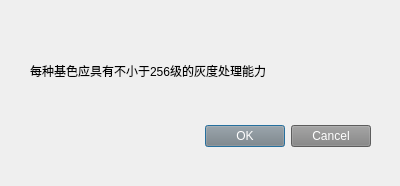
<?xml version="1.0" encoding="UTF-8"?>
<ui version="4.0">
 <class>GrayScaleStandard</class>
 <widget class="QDialog" name="GrayScaleStandard">
  <property name="geometry">
   <rect>
    <x>0</x>
    <y>0</y>
    <width>400</width>
    <height>186</height>
   </rect>
  </property>
  <property name="windowTitle">
   <string>Dialog</string>
  </property>
  <widget class="QDialogButtonBox" name="buttonBox">
   <property name="geometry">
    <rect>
     <x>30</x>
     <y>120</y>
     <width>341</width>
     <height>32</height>
    </rect>
   </property>
   <property name="styleSheet">
    <string notr="true">background-color: rgb(130,130,130);
color: rgb(255,255,255);</string>
   </property>
   <property name="orientation">
    <enum>Qt::Horizontal</enum>
   </property>
   <property name="standardButtons">
    <set>QDialogButtonBox::Cancel|QDialogButtonBox::Ok</set>
   </property>
  </widget>
  <widget class="QLabel" name="label">
   <property name="geometry">
    <rect>
     <x>30</x>
     <y>55</y>
     <width>301</width>
     <height>31</height>
    </rect>
   </property>
   <property name="text">
    <string>每种基色应具有不小于256级的灰度处理能力</string>
   </property>
  </widget>
 </widget>
 <resources/>
 <connections>
  <connection>
   <sender>buttonBox</sender>
   <signal>accepted()</signal>
   <receiver>GrayScaleStandard</receiver>
   <slot>accept()</slot>
   <hints>
    <hint type="sourcelabel">
     <x>248</x>
     <y>254</y>
    </hint>
    <hint type="destinationlabel">
     <x>157</x>
     <y>274</y>
    </hint>
   </hints>
  </connection>
  <connection>
   <sender>buttonBox</sender>
   <signal>rejected()</signal>
   <receiver>GrayScaleStandard</receiver>
   <slot>reject()</slot>
   <hints>
    <hint type="sourcelabel">
     <x>316</x>
     <y>260</y>
    </hint>
    <hint type="destinationlabel">
     <x>286</x>
     <y>274</y>
    </hint>
   </hints>
  </connection>
 </connections>
</ui>
